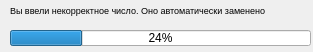
<?xml version="1.0" encoding="UTF-8"?>
<ui version="4.0">
 <class>notification</class>
 <widget class="QWidget" name="notification">
  <property name="geometry">
   <rect>
    <x>0</x>
    <y>0</y>
    <width>313</width>
    <height>52</height>
   </rect>
  </property>
  <property name="windowTitle">
   <string>Form</string>
  </property>
  <widget class="QProgressBar" name="progressBar">
   <property name="geometry">
    <rect>
     <x>10</x>
     <y>30</y>
     <width>301</width>
     <height>16</height>
    </rect>
   </property>
   <property name="value">
    <number>24</number>
   </property>
  </widget>
  <widget class="QLabel" name="label">
   <property name="geometry">
    <rect>
     <x>10</x>
     <y>0</y>
     <width>261</width>
     <height>20</height>
    </rect>
   </property>
   <property name="font">
    <font>
     <pointsize>7</pointsize>
    </font>
   </property>
   <property name="text">
    <string>Вы ввели некорректное число. Оно автоматически заменено</string>
   </property>
   <property name="alignment">
    <set>Qt::AlignmentFlag::AlignLeading|Qt::AlignmentFlag::AlignLeft|Qt::AlignmentFlag::AlignVCenter</set>
   </property>
  </widget>
 </widget>
 <resources/>
 <connections/>
</ui>
